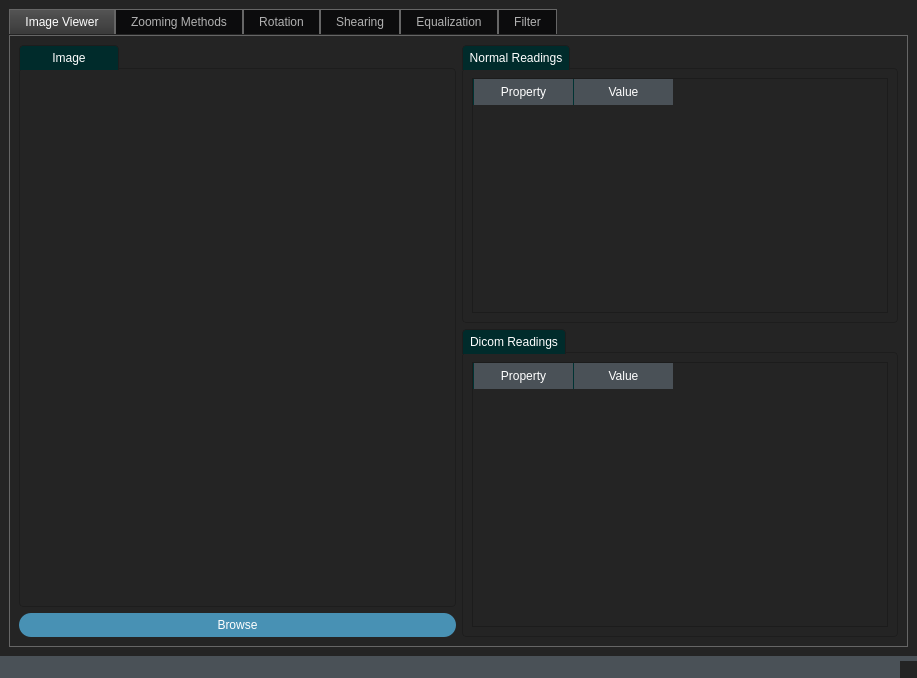
<?xml version="1.0" encoding="UTF-8"?>
<ui version="4.0">
 <class>MainWindow</class>
 <widget class="QMainWindow" name="MainWindow">
  <property name="enabled">
   <bool>true</bool>
  </property>
  <property name="geometry">
   <rect>
    <x>0</x>
    <y>0</y>
    <width>917</width>
    <height>678</height>
   </rect>
  </property>
  <property name="windowTitle">
   <string>MainWindow</string>
  </property>
  <property name="styleSheet">
   <string notr="true">/*Copyright (c) DevSec Studio. All rights reserved.

MIT License

Permission is hereby granted, free of charge, to any person obtaining a copy
of this software and associated documentation files (the &quot;Software&quot;), to deal
in the Software without restriction, including without limitation the rights
to use, copy, modify, merge, publish, distribute, sublicense, and/or sell
copies of the Software, and to permit persons to whom the Software is
furnished to do so, subject to the following conditions:

The above copyright notice and this permission notice shall be included in all
copies or substantial portions of the Software.

THE SOFTWARE IS PROVIDED *AS IS*, WITHOUT WARRANTY OF ANY KIND, EXPRESS OR
IMPLIED, INCLUDING BUT NOT LIMITED TO THE WARRANTIES OF MERCHANTABILITY,
FITNESS FOR A PARTICULAR PURPOSE AND NONINFRINGEMENT. IN NO EVENT SHALL THE
AUTHORS OR COPYRIGHT HOLDERS BE LIABLE FOR ANY CLAIM, DAMAGES OR OTHER
LIABILITY, WHETHER IN AN ACTION OF CONTRACT, TORT OR OTHERWISE, ARISING FROM,
OUT OF OR IN CONNECTION WITH THE SOFTWARE OR THE USE OR OTHER DEALINGS IN THE SOFTWARE.
*/

/*-----QWidget-----*/
QWidget
{
	background-color: #242424;
	color: #fff;
	selection-background-color: #fff;
	selection-color: #000;

}


/*-----QLabel-----*/
QLabel
{
	background-color: transparent;
	color: #fff;

}


/*-----QMenuBar-----*/
QMenuBar 
{
	background-color: #4a5157;
	color: #fff;

}


QMenuBar::item 
{
	background-color: transparent;
	border-left: 1px solid #003333;
	padding: 5px;
	padding-left: 15px;
	padding-right: 15px;

}


QMenuBar::item:selected 
{
	background-color: #003333;
	border: 1px solid #006666;
	color: #fff;

}


QMenuBar::item:pressed 
{
	background-color: #006666;
	border: 1px solid #006666;
	color: #fff;

}


/*-----QMenu-----*/
QMenu
{
    background-color: #4a5157;
    border: 1px solid #4a5157;
    padding: 10px;
	color: #fff;

}


QMenu::item
{
    background-color: transparent;
    padding: 2px 20px 2px 20px;
	min-width: 200px;

}


QMenu::separator
{
   	background-color: #242424;
	height: 1px;

}


QMenu::item:disabled
{
    color: #555;
    background-color: transparent;
    padding: 2px 20px 2px 20px;

}


QMenu::item:selected
{
	background-color: #003333;
	border: 1px solid #006666;
	color: #fff;

}


/*-----QToolButton-----*/
QToolButton 
{
	background-color: transparent;
	color: #fff;
	padding: 3px;
	margin-left: 1px;
}


QToolButton:hover
{
	background-color: rgba(70,162,218,50%);
	border: 1px solid #46a2da;
	color: #000;
	
}


QToolButton:pressed
{
	background-color: #727272;
	border: 1px solid #46a2da;
	
}


QToolButton:checked
{
	background-color: #727272;
	border: 1px solid #222;
}


/*-----QPushButton-----*/
QPushButton
{
	background-color: #4891b4;
	color: #fff;
	min-width: 80px;
	border-radius: 12px;
	padding: 5px;

}


QPushButton::flat
{
	background-color: transparent;
	border: none;
	color: #000;

}


QPushButton::disabled
{
	background-color: #606060;
	color: #959595;
	border-color: #051a39;

}


QPushButton::hover
{
	background-color: #54aad3;
	border: 1px solid #46a2da;

}


QPushButton::pressed
{
	background-color: #2385b4;
	border: 1px solid #46a2da;

}


QPushButton::checked
{
	background-color: #bd5355;
	border: 1px solid #bd5355;

}


/*-----QLineEdit-----*/
QLineEdit
{
	background-color: #242424;
	color : #fff;
	border: 1px solid #1d1d1d;
	padding: 3px;
	padding-left: 5px;
	border-radius: 4px;

}


/*-----QPlainTExtEdit-----*/
QPlainTextEdit
{
	background-color: #242424;
	color : #fff;
	border: 1px solid #1d1d1d;
	padding: 3px;
	padding-left: 5px;
	border-radius: 4px;

}


/*-----QToolBox-----*/
QToolBox
{
	background-color: transparent;
	border: 1px solid #1d1d1d;

}


QToolBox::tab
{
	background-color: #002b2b;
	border: 1px solid #1d1d1d;

}


QToolBox::tab:hover
{
	background-color: #006d6d;
	border: 1px solid #1d1d1d;

}


/*-----QComboBox-----*/
QComboBox
{
    background-color: #4a5157;
    padding-left: 6px;
    color: #fff;
    height: 20px;
	border-radius: 4px;

}


QComboBox::disabled
{
	background-color: #404040;
	color: #656565;
	border-color: #051a39;

}


QComboBox:on
{
    background-color: #4a5157;
	color: #fff;

}


QComboBox QAbstractItemView
{
    background-color: #4a5157;
    color: #fff;
    selection-background-color: #002b2b;
	selection-color: #fff;
    outline: 0;

}


QComboBox::drop-down
{
	background-color: #4a5157;
    subcontrol-origin: padding;
    subcontrol-position: top right;
	border-radius: 4px;
    width: 15px;

}


QComboBox::down-arrow
{
    image: url(://arrow-down.png);
    width: 8px;
    height: 8px;

}


/*-----QDoubleSpinBox &amp; QCalendarWidget-----*/
QDoubleSpinBox,
QCalendarWidget QSpinBox 
{
	background-color: #242424;
	color : #fff;
	border: 1px solid #1d1d1d;
	border-radius: 4px;
	padding: 3px;
	padding-left: 5px;

}


QDoubleSpinBox::up-button, 
QCalendarWidget QSpinBox::up-button
{
	background-color: #4a5157;
    width: 16px; 
	border-top-right-radius: 4px;
    border-width: 1px;
	border-color: #1d1d1d;

}


QDoubleSpinBox::up-button:hover, 
QCalendarWidget QSpinBox::up-button:hover
{
	background-color: #585858;

}


QDoubleSpinBox::up-button:pressed, 
QCalendarWidget QSpinBox::up-button:pressed
{
	background-color: #252525;
    width: 16px; 
    border-width: 1px;

}


QDoubleSpinBox::up-arrow,
QCalendarWidget QSpinBox::up-arrow
{
    image: url(://arrow-up.png);
    width: 7px;
    height: 7px;

}


QDoubleSpinBox::down-button, 
QCalendarWidget QSpinBox::down-button
{
	background-color: #4a5157;
    width: 16px; 
    border-width: 1px;
	border-bottom-right-radius: 4px;
	border-color: #1d1d1d;

}


QDoubleSpinBox::down-button:hover, 
QCalendarWidget QSpinBox::down-button:hover
{
	background-color: #585858;

}


QDoubleSpinBox::down-button:pressed, 
QCalendarWidget QSpinBox::down-button:pressed
{
	background-color: #252525;
    width: 16px; 
    border-width: 1px;

}


QDoubleSpinBox::down-arrow,
QCalendarWidget QSpinBox::down-arrow
{
    image: url(://arrow-down.png);
    width: 7px;
    height: 7px;

}


/*-----QGroupBox-----*/
QGroupBox 
{
    border: 1px solid;
    border-color: #1d1d1d;
	border-radius: 4px;
    margin-top: 23px;

}


QGroupBox::title  
{
    background-color: #002b2b;
    color: #fff;
	subcontrol-position: top left;
    subcontrol-origin: margin;
    padding: 5px;
	min-width: 100px;
	border: 1px solid #1d1d1d;
	border-top-left-radius: 4px;
	border-top-right-radius: 4px;
	border-bottom: none;

}


/*-----QHeaderView-----*/
QHeaderView::section
{
    background-color: #4a5157;
	border: none;
    color: #fff;
	padding: 4px;
	
}


QHeaderView::section:disabled
{
    background-color: #525251;
    color: #656565;

}


QHeaderView::section:checked
{
    background-color: qlineargradient(spread:repeat, x1:1, y1:0, x2:1, y2:1, stop:0 rgba(227, 227, 227, 255),stop:1 rgba(187, 187, 187, 255));
    color: #000;

}


QHeaderView::section::vertical::first,
QHeaderView::section::vertical::only-one
{
    border-left: 1px solid #003333;

}


QHeaderView::section::vertical
{
    border-left: 1px solid #003333;
}


QHeaderView::section::horizontal::first,
QHeaderView::section::horizontal::only-one
{
    border-left: 1px solid #003333;

}


QHeaderView::section::horizontal
{
    border-left: 1px solid #003333;

}


QTableCornerButton::section
{
    background-color: qlineargradient(spread:repeat, x1:1, y1:0, x2:1, y2:1, stop:0 rgba(227, 227, 227, 255),stop:1 rgba(187, 187, 187, 255));
	border: 1px solid #000;
    color: #fff;

}


/*-----QCalendarWidget-----*/
QCalendarWidget QToolButton
{
  	background-color: transparent;
  	color: white;

}


QCalendarWidget QToolButton::hover
{
	background-color: #006666;
	border: 1px solid #006666;
	color: #fff;

}


QCalendarWidget QMenu 
{
	width: 120px;
	left: 20px;
	color: white;

}


QCalendarWidget QWidget 
{ 
	alternate-background-color: #4a5157; 
	color: #fff;

}


QCalendarWidget QAbstractItemView:enabled 
{
	color: #fff;  
	background-color: #242424;  
	selection-background-color: #002b2b; 
	selection-color: #fff; 

}


QCalendarWidget QAbstractItemView:disabled 
{ 
	color: #404040; 

}


/*-----QTreeWidget-----*/
QTreeView
{
	show-decoration-selected: 0;
	alternate-background-color: transparent;
	background-color: transparent;
   	border: none;
	color: #fff;
	font: 8pt;

}


QTreeView::item:selected
{
	color:#fff;
	background-color: #002b2b;
	border-radius: 0px;

}


QTreeView::item:!selected:hover
{
    background-color: #5e5e5e;
    border: none;
    color: white;

}


QTreeView::branch:has-children:!has-siblings:closed,
QTreeView::branch:closed:has-children:has-siblings 
{
	image: url(://tree-closed.png);

}


QTreeView::branch:open:has-children:!has-siblings,
QTreeView::branch:open:has-children:has-siblings  
{
	image: url(://tree-open.png);

}


/*-----QListView-----*/
QListView 
{
	background-color: transparent;
	alternate-background-color: transparent;
    border : none;
    color: #fff;
    show-decoration-selected: 1; 
    outline: 0;
   	border: 1px solid #1d1d1d;

}


QListView::disabled 
{
	background-color: #656565;
	color: #1b1b1b;
    border: 1px solid #656565;

}


QListView::item 
{
	background-color: transparent;
    padding: 1px;

}


QListView::item:selected 
{
	background-color: #002b2b;
	border: 1px solid #002b2b;
	color: #fff;

}


QListView::item:selected:!active 
{
	background-color: #002b2b;
	border: 1px solid #002b2b;
	color: #fff;

}


QListView::item:selected:active 
{
	background-color: #002b2b;
	border: 1px solid #002b2b;
	color: #fff;

}


QListView::item:hover {
    background-color: #5e5e5e;
    border: none;
    color: #000;

}


/*-----QCheckBox-----*/
QCheckBox
{
	background-color: transparent;
    color: #fff;
	border: none;

}


QCheckBox::indicator
{
    background-color: lightgray;
    border: 1px solid #000;
    width: 12px;
    height: 12px;

}


QCheckBox::indicator:checked
{
    image:url(&quot;./ressources/check.png&quot;);
	background-color: #002b2b;
    border: 1px solid #3a546e;

}


QCheckBox::indicator:unchecked:hover
{
	border: 1px solid #46a2da; 

}


QCheckBox::disabled
{
	color: #656565;

}


QCheckBox::indicator:disabled
{
	background-color: #656565;
	color: #656565;
    border: 1px solid #656565;

}


/*-----QRadioButton-----*/
QRadioButton 
{
	color: #fff;
	background-color: transparent;

}


QRadioButton::indicator::unchecked:hover 
{
	background-color: #d3d3d3;
	border: 2px solid #002b2b;
	border-radius: 6px;
}


QRadioButton::indicator::checked 
{
	border: 2px solid #52beff;
	border-radius: 6px;
	background-color: #002b2b;  
	width: 9px; 
	height: 9px; 

}


/*-----QScrollBar-----*/
QScrollBar:vertical 
{
   border: none;
   width: 12px;

}


QScrollBar::handle:vertical 
{
   border: none;
   border-radius : 0px;
   background-color: #7a7a7a;
   min-height: 80px;
   width : 12px;

}


QScrollBar::handle:vertical:pressed
{
   background-color: #5d5f60; 

}


QScrollBar::add-line:vertical
{
   border: none;
   background: transparent;
   height: 0px;
   subcontrol-position: bottom;
   subcontrol-origin: margin;

}


QScrollBar::add-line:vertical:hover 
{
   background-color: transparent;

}


QScrollBar::add-line:vertical:pressed 
{
   background-color: #3f3f3f;

}


QScrollBar::sub-line:vertical
{
   border: none;
   background: transparent;
   height: 0px;

}


QScrollBar::sub-line:vertical:hover 
{
   background-color: transparent;

}


QScrollBar::sub-line:vertical:pressed 
{
   background-color: #3f3f3f;

}


QScrollBar::up-arrow:vertical
{
   width: 0px;
   height: 0px;
   background: transparent;

}


QScrollBar::down-arrow:vertical 
{
   width: 0px;
   height: 0px;
   background: transparent;

}


QScrollBar::add-page:vertical, QScrollBar::sub-page:vertical
{
   background-color: #222222;
	
}


QScrollBar:horizontal 
{
   border: none;
   height: 12px;

}


QScrollBar::handle:horizontal 
{
   border: none;
   border-radius : 0px;
   background-color: #7a7a7a;
   min-height: 80px;
   height : 12px;

}


QScrollBar::handle:horizontal:pressed
{
   background-color: #5d5f60; 

}


QScrollBar::add-line:horizontal
{
   border: none;
   background: transparent;
   height: 0px;
   subcontrol-position: bottom;
   subcontrol-origin: margin;

}


QScrollBar::add-line:horizontal:hover 
{
   background-color: transparent;

}


QScrollBar::add-line:horizontal:pressed 
{
   background-color: #3f3f3f;

}


QScrollBar::sub-line:horizontal
{
   border: none;
   background: transparent;
   height: 0px;

}


QScrollBar::sub-line:horizontal:hover 
{
   background-color: transparent;

}


QScrollBar::sub-line:horizontal:pressed 
{
   background-color: #3f3f3f;

}


QScrollBar::up-arrow:horizontal
{
   width: 0px;
   height: 0px;
   background: transparent;

}


QScrollBar::down-arrow:horizontal 
{
   width: 0px;
   height: 0px;
   background: transparent;

}


QScrollBar::add-page:horizontal, QScrollBar::sub-page:horizontal
{
   background-color: #222222;
	
}
/*-----QTabBar-----*/
QTabBar::tab
{
	background-color: qlineargradient(spread:repeat, x1:1, y1:0, x2:1, y2:1, stop:0 rgba(84, 84, 84, 255),stop:1 rgba(59, 59, 59, 255));
	color: #ffffff;
	border-style: solid;
	border-width: 1px;
	border-color: #666;
	border-bottom: none;
	padding: 5px;
	padding-left: 15px;
	padding-right: 15px;

}


QTabWidget::pane 
{
	background-color: red;
	border: 1px solid #666;
	top: 1px;

}


QTabBar::tab:last
{
	margin-right: 0; 

}


QTabBar::tab:first:!selected
{
	background-color: #0c0c0d;
	margin-left: 0px;

}


QTabBar::tab:!selected
{
	color: #b1b1b1;
	border-bottom-style: solid;
	background-color: #0c0c0d;

}


QTabBar::tab:selected
{
	margin-bottom: 0px;

}


QTabBar::tab:!selected:hover
{
	border-top-color: #b78620;

}


/*-----QComboBox-----*/
QComboBox
{
    background-color: qlineargradient(spread:repeat, x1:1, y1:0, x2:1, y2:1, stop:0 rgba(84, 84, 84, 255),stop:1 rgba(59, 59, 59, 255));
    border: 1px solid #000;
    padding-left: 6px;
    color: #ffffff;
    height: 20px;

}


/*-----QProgressBar-----*/
QProgressBar
{
	border: 1px solid #1d1d1d;
    text-align: center;
	border-radius: 10px;
	color: #fff;
	font-weight: bold;

}


QProgressBar::chunk
{
    background-color: #3b86ae;
	border-radius: 9px;
    margin: 0.5px;

}


/*-----QStatusBar-----*/
QStatusBar
{
	background-color: #4a5157;
	color: #ffffff;
	border-color: #051a39;

}


/*-----QSizeGrip-----*/
QSizeGrip 
{
	background-color: image(&quot;./ressources/sizegrip.png&quot;); /*To replace*/
	border: none;

}
</string>
  </property>
  <widget class="QWidget" name="centralwidget">
   <layout class="QGridLayout" name="gridLayout_14">
    <item row="0" column="0">
     <widget class="QTabWidget" name="tabWidget">
      <property name="currentIndex">
       <number>0</number>
      </property>
      <property name="elideMode">
       <enum>Qt::ElideMiddle</enum>
      </property>
      <widget class="QWidget" name="tab">
       <attribute name="title">
        <string>Image Viewer</string>
       </attribute>
       <layout class="QGridLayout" name="gridLayout">
        <item row="0" column="0" rowspan="2">
         <widget class="QGroupBox" name="groupBox">
          <property name="title">
           <string>Image</string>
          </property>
          <layout class="QGridLayout" name="gridLayout_4">
           <item row="0" column="0">
            <widget class="QLabel" name="Image_label">
             <property name="text">
              <string/>
             </property>
             <property name="scaledContents">
              <bool>true</bool>
             </property>
            </widget>
           </item>
          </layout>
         </widget>
        </item>
        <item row="0" column="1">
         <widget class="QGroupBox" name="groupBox_2">
          <property name="title">
           <string>Normal Readings</string>
          </property>
          <layout class="QGridLayout" name="gridLayout_2">
           <item row="0" column="0">
            <widget class="QTableWidget" name="Normal_tableWidget">
             <property name="sizePolicy">
              <sizepolicy hsizetype="Preferred" vsizetype="Preferred">
               <horstretch>0</horstretch>
               <verstretch>0</verstretch>
              </sizepolicy>
             </property>
             <column>
              <property name="text">
               <string>Property</string>
              </property>
             </column>
             <column>
              <property name="text">
               <string>Value</string>
              </property>
             </column>
            </widget>
           </item>
          </layout>
         </widget>
        </item>
        <item row="1" column="1" rowspan="2">
         <widget class="QGroupBox" name="groupBox_3">
          <property name="title">
           <string>Dicom Readings</string>
          </property>
          <layout class="QGridLayout" name="gridLayout_3">
           <item row="0" column="0">
            <widget class="QTableWidget" name="Dicom_tableWidget">
             <property name="sizePolicy">
              <sizepolicy hsizetype="Preferred" vsizetype="Preferred">
               <horstretch>0</horstretch>
               <verstretch>0</verstretch>
              </sizepolicy>
             </property>
             <column>
              <property name="text">
               <string>Property</string>
              </property>
             </column>
             <column>
              <property name="text">
               <string>Value</string>
              </property>
             </column>
            </widget>
           </item>
          </layout>
         </widget>
        </item>
        <item row="2" column="0">
         <widget class="QPushButton" name="Browse_Button">
          <property name="text">
           <string>Browse</string>
          </property>
         </widget>
        </item>
       </layout>
      </widget>
      <widget class="QWidget" name="tab_2">
       <attribute name="title">
        <string>Zooming Methods</string>
       </attribute>
       <layout class="QGridLayout" name="gridLayout_7">
        <item row="0" column="0">
         <widget class="QGroupBox" name="groupBox_4">
          <property name="title">
           <string>GroupBox</string>
          </property>
          <layout class="QGridLayout" name="gridLayout_8">
           <item row="1" column="0">
            <widget class="QDoubleSpinBox" name="ZoomingFactor_doubleSpinBox"/>
           </item>
           <item row="0" column="1">
            <widget class="QGroupBox" name="groupBox_7">
             <property name="title">
              <string>Bilinear Interpolation</string>
             </property>
             <layout class="QGridLayout" name="gridLayout_9">
              <item row="0" column="0">
               <widget class="QLabel" name="Bilinear_Image_label">
                <property name="text">
                 <string/>
                </property>
                <property name="scaledContents">
                 <bool>false</bool>
                </property>
               </widget>
              </item>
             </layout>
            </widget>
           </item>
           <item row="1" column="1">
            <widget class="QPushButton" name="Apply_Button">
             <property name="text">
              <string>Apply</string>
             </property>
            </widget>
           </item>
           <item row="0" column="0">
            <widget class="QGroupBox" name="groupBox_6">
             <property name="title">
              <string>Nearest Neighbor</string>
             </property>
             <layout class="QGridLayout" name="gridLayout_5">
              <item row="0" column="0">
               <widget class="QLabel" name="Nearest_Image_label">
                <property name="text">
                 <string/>
                </property>
                <property name="scaledContents">
                 <bool>false</bool>
                </property>
                <property name="margin">
                 <number>0</number>
                </property>
               </widget>
              </item>
             </layout>
            </widget>
           </item>
          </layout>
         </widget>
        </item>
       </layout>
      </widget>
      <widget class="QWidget" name="tab_4">
       <attribute name="title">
        <string>Rotation</string>
       </attribute>
       <layout class="QGridLayout" name="gridLayout_11">
        <item row="0" column="0">
         <widget class="QGroupBox" name="groupBox_5">
          <property name="sizePolicy">
           <sizepolicy hsizetype="Preferred" vsizetype="Preferred">
            <horstretch>0</horstretch>
            <verstretch>0</verstretch>
           </sizepolicy>
          </property>
          <property name="title">
           <string>Nearest neighbor</string>
          </property>
          <layout class="QGridLayout" name="gridLayout_12">
           <item row="0" column="0">
            <widget class="MplWidget" name="Nearest_Neighbor_Rotation_graphicsView">
             <property name="sizePolicy">
              <sizepolicy hsizetype="Preferred" vsizetype="Preferred">
               <horstretch>0</horstretch>
               <verstretch>0</verstretch>
              </sizepolicy>
             </property>
            </widget>
           </item>
          </layout>
         </widget>
        </item>
        <item row="1" column="0">
         <widget class="QLineEdit" name="lineEdit_2">
          <property name="enabled">
           <bool>false</bool>
          </property>
          <property name="sizePolicy">
           <sizepolicy hsizetype="Preferred" vsizetype="Fixed">
            <horstretch>0</horstretch>
            <verstretch>0</verstretch>
           </sizepolicy>
          </property>
         </widget>
        </item>
        <item row="0" column="2">
         <widget class="QGroupBox" name="groupBox_8">
          <property name="sizePolicy">
           <sizepolicy hsizetype="Preferred" vsizetype="Preferred">
            <horstretch>0</horstretch>
            <verstretch>0</verstretch>
           </sizepolicy>
          </property>
          <property name="title">
           <string>Bilinear interpolation</string>
          </property>
          <layout class="QGridLayout" name="gridLayout_13">
           <item row="0" column="0">
            <widget class="MplWidget" name="Bilinear_Rotation_graphicsView">
             <property name="sizePolicy">
              <sizepolicy hsizetype="Preferred" vsizetype="Preferred">
               <horstretch>0</horstretch>
               <verstretch>0</verstretch>
              </sizepolicy>
             </property>
            </widget>
           </item>
          </layout>
         </widget>
        </item>
        <item row="1" column="2" rowspan="2">
         <widget class="QPushButton" name="Rotate_Button">
          <property name="sizePolicy">
           <sizepolicy hsizetype="Preferred" vsizetype="Fixed">
            <horstretch>0</horstretch>
            <verstretch>0</verstretch>
           </sizepolicy>
          </property>
          <property name="text">
           <string>Rotate</string>
          </property>
         </widget>
        </item>
        <item row="2" column="0">
         <widget class="QLineEdit" name="lineEdit">
          <property name="sizePolicy">
           <sizepolicy hsizetype="Preferred" vsizetype="Fixed">
            <horstretch>0</horstretch>
            <verstretch>0</verstretch>
           </sizepolicy>
          </property>
         </widget>
        </item>
       </layout>
      </widget>
      <widget class="QWidget" name="tab_5">
       <attribute name="title">
        <string>Shearing</string>
       </attribute>
       <layout class="QGridLayout" name="gridLayout_15">
        <item row="0" column="0">
         <widget class="QGroupBox" name="groupBox_9">
          <property name="title">
           <string>Shearing</string>
          </property>
          <layout class="QGridLayout" name="gridLayout_10">
           <item row="0" column="0" colspan="2">
            <widget class="MplWidget" name="Shearing_graphicsView">
             <property name="sizePolicy">
              <sizepolicy hsizetype="Preferred" vsizetype="Preferred">
               <horstretch>0</horstretch>
               <verstretch>0</verstretch>
              </sizepolicy>
             </property>
            </widget>
           </item>
           <item row="1" column="0" colspan="2">
            <widget class="QPushButton" name="Shear_Button">
             <property name="text">
              <string>Shear</string>
             </property>
            </widget>
           </item>
          </layout>
         </widget>
        </item>
       </layout>
      </widget>
      <widget class="QWidget" name="tab_3">
       <attribute name="title">
        <string>Equalization</string>
       </attribute>
       <layout class="QGridLayout" name="gridLayout_17">
        <item row="0" column="0" colspan="2">
         <widget class="QGroupBox" name="groupBox_10">
          <property name="sizePolicy">
           <sizepolicy hsizetype="Preferred" vsizetype="Preferred">
            <horstretch>0</horstretch>
            <verstretch>0</verstretch>
           </sizepolicy>
          </property>
          <property name="title">
           <string>Original</string>
          </property>
          <layout class="QGridLayout" name="gridLayout_6">
           <item row="0" column="1">
            <widget class="MplWidget" name="Original_Histogram_graphicsView">
             <property name="sizePolicy">
              <sizepolicy hsizetype="Preferred" vsizetype="Preferred">
               <horstretch>0</horstretch>
               <verstretch>0</verstretch>
              </sizepolicy>
             </property>
            </widget>
           </item>
           <item row="0" column="0">
            <widget class="MplWidget" name="Original_Image_graphicsView">
             <property name="sizePolicy">
              <sizepolicy hsizetype="Preferred" vsizetype="Preferred">
               <horstretch>0</horstretch>
               <verstretch>0</verstretch>
              </sizepolicy>
             </property>
            </widget>
           </item>
          </layout>
         </widget>
        </item>
        <item row="1" column="0" colspan="2">
         <widget class="QGroupBox" name="groupBox_11">
          <property name="sizePolicy">
           <sizepolicy hsizetype="Preferred" vsizetype="Preferred">
            <horstretch>0</horstretch>
            <verstretch>0</verstretch>
           </sizepolicy>
          </property>
          <property name="title">
           <string>Equalized</string>
          </property>
          <layout class="QGridLayout" name="gridLayout_16">
           <item row="1" column="1">
            <widget class="MplWidget" name="Equalized_Histogram_graphicsView">
             <property name="sizePolicy">
              <sizepolicy hsizetype="Preferred" vsizetype="Preferred">
               <horstretch>0</horstretch>
               <verstretch>0</verstretch>
              </sizepolicy>
             </property>
            </widget>
           </item>
           <item row="1" column="0">
            <widget class="MplWidget" name="Equalized_Image_graphicsView">
             <property name="sizePolicy">
              <sizepolicy hsizetype="Preferred" vsizetype="Preferred">
               <horstretch>0</horstretch>
               <verstretch>0</verstretch>
              </sizepolicy>
             </property>
            </widget>
           </item>
          </layout>
         </widget>
        </item>
        <item row="2" column="0">
         <widget class="QPushButton" name="Browse_Equalization_Button">
          <property name="sizePolicy">
           <sizepolicy hsizetype="Maximum" vsizetype="Fixed">
            <horstretch>0</horstretch>
            <verstretch>0</verstretch>
           </sizepolicy>
          </property>
          <property name="text">
           <string>Browse</string>
          </property>
         </widget>
        </item>
        <item row="2" column="1">
         <widget class="QPushButton" name="Apply_Equalization_Button">
          <property name="sizePolicy">
           <sizepolicy hsizetype="Preferred" vsizetype="Fixed">
            <horstretch>0</horstretch>
            <verstretch>0</verstretch>
           </sizepolicy>
          </property>
          <property name="text">
           <string>Apply Equalization</string>
          </property>
         </widget>
        </item>
       </layout>
      </widget>
      <widget class="QWidget" name="tab_6">
       <attribute name="title">
        <string>Filter</string>
       </attribute>
       <layout class="QGridLayout" name="gridLayout_18">
        <item row="0" column="1">
         <widget class="QGroupBox" name="groupBox_13">
          <property name="title">
           <string>Enhanced Image</string>
          </property>
          <layout class="QGridLayout" name="gridLayout_20">
           <item row="0" column="0">
            <widget class="MplWidget" name="Enhanced_Image_Filter_graphicsView">
             <property name="sizePolicy">
              <sizepolicy hsizetype="Preferred" vsizetype="Expanding">
               <horstretch>0</horstretch>
               <verstretch>0</verstretch>
              </sizepolicy>
             </property>
            </widget>
           </item>
          </layout>
         </widget>
        </item>
        <item row="1" column="0">
         <widget class="QLineEdit" name="Multiplication_Factor_lineEdit">
          <property name="sizePolicy">
           <sizepolicy hsizetype="Preferred" vsizetype="Fixed">
            <horstretch>0</horstretch>
            <verstretch>0</verstretch>
           </sizepolicy>
          </property>
          <property name="text">
           <string>Multiplication Factor:</string>
          </property>
         </widget>
        </item>
        <item row="1" column="1" rowspan="2">
         <widget class="QPushButton" name="Apply_Filter_Button">
          <property name="sizePolicy">
           <sizepolicy hsizetype="Minimum" vsizetype="Preferred">
            <horstretch>0</horstretch>
            <verstretch>0</verstretch>
           </sizepolicy>
          </property>
          <property name="font">
           <font>
            <pointsize>12</pointsize>
           </font>
          </property>
          <property name="styleSheet">
           <string notr="true">	border-radius: 29px;</string>
          </property>
          <property name="text">
           <string>Apply Filter</string>
          </property>
         </widget>
        </item>
        <item row="2" column="0">
         <widget class="QLineEdit" name="Kernel_Size_lineEdit">
          <property name="sizePolicy">
           <sizepolicy hsizetype="Preferred" vsizetype="Fixed">
            <horstretch>0</horstretch>
            <verstretch>0</verstretch>
           </sizepolicy>
          </property>
          <property name="text">
           <string>Kernel Size:</string>
          </property>
          <property name="cursorPosition">
           <number>12</number>
          </property>
          <property name="dragEnabled">
           <bool>false</bool>
          </property>
          <property name="cursorMoveStyle">
           <enum>Qt::LogicalMoveStyle</enum>
          </property>
          <property name="clearButtonEnabled">
           <bool>false</bool>
          </property>
         </widget>
        </item>
        <item row="0" column="0">
         <widget class="QGroupBox" name="groupBox_12">
          <property name="title">
           <string>Original Image</string>
          </property>
          <layout class="QGridLayout" name="gridLayout_19">
           <item row="0" column="0">
            <widget class="MplWidget" name="Original_Image_Filter_Tab_graphicsView">
             <property name="sizePolicy">
              <sizepolicy hsizetype="Preferred" vsizetype="Expanding">
               <horstretch>0</horstretch>
               <verstretch>0</verstretch>
              </sizepolicy>
             </property>
            </widget>
           </item>
          </layout>
         </widget>
        </item>
       </layout>
      </widget>
     </widget>
    </item>
   </layout>
  </widget>
  <widget class="QStatusBar" name="statusbar"/>
 </widget>
 <customwidgets>
  <customwidget>
   <class>MplWidget</class>
   <extends>QGraphicsView</extends>
   <header>mplwidget.h</header>
  </customwidget>
 </customwidgets>
 <resources/>
 <connections/>
</ui>
